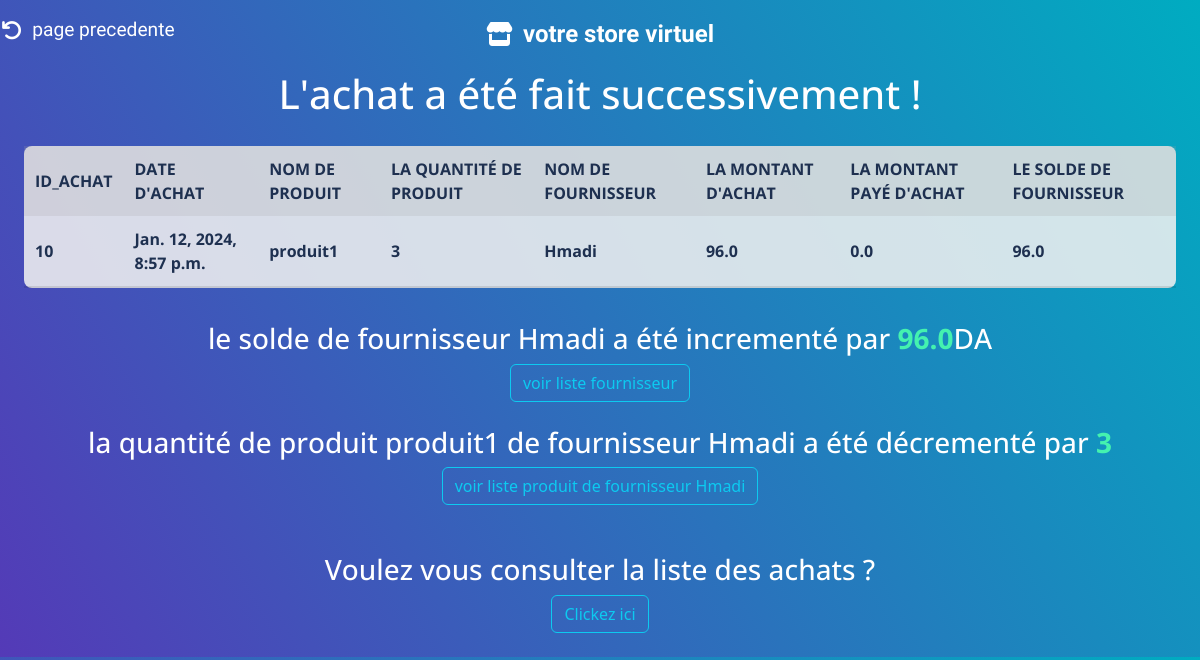
Page /voirAchat/10 on the committed database.
### magasinier/models.py (models this page shows)
class Achats_matiereP(models.Model):
       Date_achat = models.DateTimeField(default=datetime.now)
       Fournisseur = models.ForeignKey(Fournisseur, on_delete=models.CASCADE)
       Produit_Fournisseur = models.ForeignKey(Produit_Fournisseur, on_delete=models.CASCADE)
       qte = models.IntegerField(default=1)
       Montant_achat = models.FloatField(max_length=10, default=0)
       Montant_payé = models.FloatField(max_length=10, default=0)
       sold_achat = models.FloatField(max_length=10, default=0)
       Produit = models.ForeignKey(Produit,on_delete=models.CASCADE,default=None)

class Produit_Fournisseur(models.Model):
    nomP = models.CharField(max_length=50, default = 'Produit')
    designation = models.CharField(max_length=100,default='des')
    qte = models.IntegerField(default=0)
    prix_unitaire = models.FloatField(max_length=10, default=0)

class Fournisseur(models.Model):
    nomF = models.CharField(max_length=50)
    prenomF = models.CharField(max_length=50)
    adrF = models.CharField(max_length=50)
    telephone = models.BigIntegerField()
    solde = models.FloatField(max_length=10, default=0)
    produits_fournisseur = models.ManyToManyField(Produit_Fournisseur, related_name='Fournisseurs')

### magasinier/views.py (the view)
# urls.py: path('voirAchat/<int:achat_id>',views.afficher_achat,name='voirAchat'),
def afficher_achat(request,achat_id):
    achat = get_object_or_404(Achats_matiereP,pk=achat_id)
    fournisseur = get_object_or_404(Fournisseur,pk=achat.Fournisseur.id)
    produit = get_object_or_404(Produit_Fournisseur,pk=achat.Produit_Fournisseur.id)
    return render(request, "voirAchat.html", {"achat": achat,"fournisseur":fournisseur,"produit":produit})

### magasinier/templates/voirAchat.html (shortened to what this page needs)
<!DOCTYPE html>
<html lang="en">
    {% load static %}
<head>
    <link rel="stylesheet" type="text/css" href="{% static 'css/bootstrap.min.css' %}">
    <link rel="stylesheet" href="{% static 'css/styleModal.css' %}">
    <link href="{% static 'fontawesomefree/css/all.min.css' %}" rel="stylesheet" type="text/css">
    <link
      rel="stylesheet"
      href="{% static 'css/list.css' %}"
      type="text/css"
    />
</head>
<body>
    <a href="{% url 'magazinier' %}" style="all: unset"><div class="logo"  onmouseover="this.style.backgroundColor='rgba(255, 255, 255, 0.39)';"onmouseout="this.style.backgroundColor='transparent'; " style=" position: absolute;
        top: 0;
        left: 50%;
        transform: translateX(-50%);
        cursor: pointer;
        text-wrap: nowrap;
        display: flex;
        align-items: center;
        justify-content: center;
        padding: 6px;
        font-family: 'Bubblegum Sans', sans-serif;
        color: rgb(255, 255, 255);
        font-size: 1.5rem;
        background-color: transparent;
        border-radius: 30px;
        transition: 0.8s;
        width: 20%;
        margin-top: 10px;
        "><i class="fa-solid fa-store" style="font-size: 1.5rem;color: white;
        margin-right: 10px;"></i>votre store virtuel</div></a>
    <a href="{% url 'listeProduit_fournisseur' fournisseur.id %}" style="all: unset"><div class="logo"  onmouseover="document.querySelector('.fa-arrow-rotate-left').style.color='rgba(255, 255, 255, 0.39)';
        this.style.color='rgba(255, 255, 255, 0.39)';"onmouseout="document.querySelector('.fa-arrow-rotate-left').style.color='rgb(255, 255, 255)';
        this.style.color='rgb(255, 255, 255)'; " style=" position: absolute;
            top: 0;
            left: 0;
            cursor: pointer;
            text-wrap: nowrap;
            display: flex;
            align-items: center;
            justify-content: center;
            padding: 6px;
            font-family: 'Bubblegum Sans', sans-serif;
            color: rgb(255, 255, 255);
            font-size: 1.2rem;
            background-color: transparent;
            border-radius: 30px;
            transition: 0.2s;
            font-weight: 100;
            margin-left: 28px;
            width: 10%;
            margin-top: 10px;"><i class="fa-solid fa-arrow-rotate-left" style="font-size: 1.3rem;color: white; margin-right: 10px;"></i>page precedente</div></a>
    <h1 style="margin-top: 70px;">L'achat a été fait successivement !</h1>
    <table>
        <tr class="table-info">
            <th>ID_Achat</th>
            <th>Date d'achat</th>
            <th>Nom de produit</th>
            <th>la Quantité de produit</th>
            <th>Nom de fournisseur</th>
            <th>la montant d'achat</th>
            <th>la montant payé d'achat</th>
            <th>le solde de fournisseur</th>
        </tr>
         <tr>
         <td>{{achat.id}}</td>
         <td>{{achat.Date_achat}}</td>
         <td> {{produit.nomP}} </td>
         <td> {{achat.qte}} </td>
         <td> {{fournisseur.nomF}} </td>
         <td> {{achat.Montant_achat}} </td>
         <td> {{achat.Montant_payé}} </td>
         <td> {{achat.sold_achat}} </td>
         </tr>
        </table><br>
        <h3>le solde de fournisseur {{fournisseur.nomF}} a été incrementé par <span style="color:rgb(68, 242, 175) ;">{{achat.sold_achat}}</span>DA</h3> <a href="{% url 'gerer_fournisseur' %}" class="btn btn-outline-info">voir liste fournisseur</a><br>
        <h3>la quantité de produit {{produit.nomP}} de fournisseur {{fournisseur.nomF}} a été décrementé par <span style="color:rgb(68, 242, 175) ;">{{achat.qte}}</span> </h3> <a href="{% url 'listeProduit_fournisseur' fournisseur.id %}" class="btn btn-outline-info">voir liste produit de fournisseur {{fournisseur.nomF}}</a><br><br>
        <h3>Voulez vous consulter la liste des achats ?</h3><a href="{% url 'listeAchatsMP' %}" class="btn btn-outline-info">Clickez ici</a><br>
</body>
</html>

### magasinier/static/css/list.css (style rules this page uses)
* { margin: 0; padding: 0; color: #fff; font-family: 'Open Sans', sans-serif; font-weight: bold; }
body { background: linear-gradient(60deg, rgba(84,58,183,1) 0%, rgba(0,172,193,1) 100%); display: flex; align-items: center; justify-content: center; flex-direction: column; }
table { margin-bottom: 10px; width: 96%; background-color: rgba(240, 240, 240, 0.87); margin-top: 20px; border-collapse: collapse; border-radius: 8px; }
th, td { padding: 11px; text-align: left; font-weight: bold; font-size: 16px; color: rgb(30,48,80); }
th { background-color: rgba(159, 159, 159, 0.2); text-transform: uppercase; }
td { border-bottom: solid 2px rgba(5, 5, 5, 0.1); }

### rows in the picture
Achats_matiereP: id "10", Date_achat "Jan. 12, 2024, 8:57 p.m.", qte "3", Montant_achat "96.0", Montant_payé "0.0", sold_achat "96.0"
Produit_Fournisseur: nomP "produit1"
Fournisseur: nomF "Hmadi"
